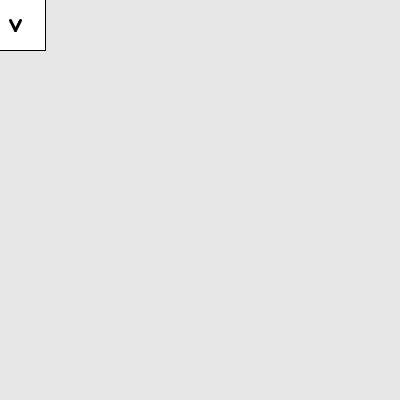
Frame 1 (no input)
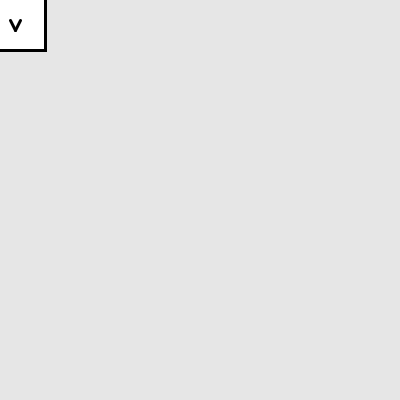
Frame 60 (the mouse pressed at the canvas centre just before this capture)
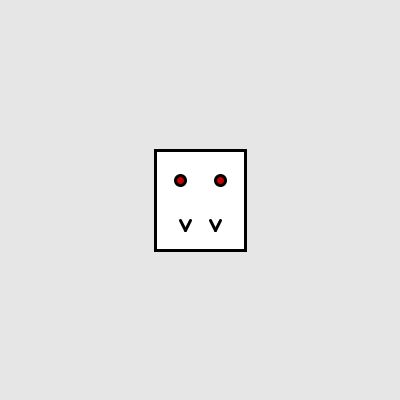
Frame 120 (the mouse held since frame 60 and released just before this capture)

The Processing sketch that drew these frames (run headless with seeded random() and noise(); from frame 60 on, the mouse is pressed at the canvas centre):

// Processing sketch: processing_78260
// ── processing_78260.pde

/* Ejercicio 2
El vampiro ahora se mueve con el mouse y los ojos cambian
de color según la posición del mosue */

void setup() {
// Set the size of the window
size(400,400);
frameRate(30);
}

void draw() {
background(230);
  // smooth();
  ellipseMode(CENTER);
  rectMode(CENTER);
  
  stroke(0);
    fill (255);
  rect (mouseX,mouseY,90, 100);
  
  strokeWeight(3);
  fill(mouseX,0,0);
  ellipse(mouseX-20,mouseY-20, 10, 10);
  ellipse(mouseX+20,mouseY-20,10, 10); 
  line(mouseX-20, mouseY+20,pmouseX-15,pmouseY+30);
  line(pmouseX-15,pmouseY+30,mouseX-10,mouseY+20);
  line (mouseX+20,mouseY+20,pmouseX+15,pmouseY+30);
  line (pmouseX+15,pmouseY+30,mouseX+10,mouseY+20);
}

void mousePressed() {
  background (255,0,0);
} 
